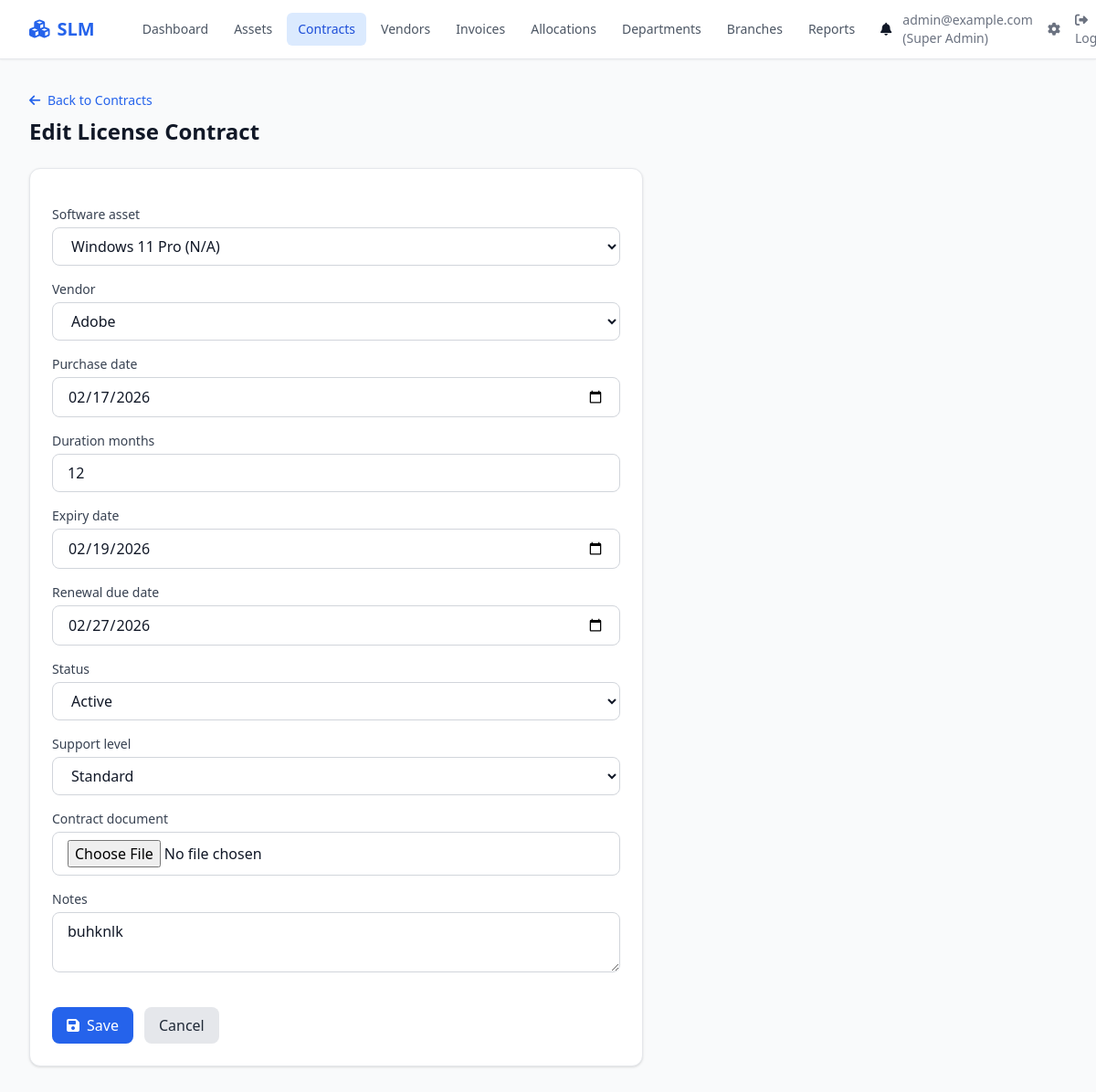
/contracts/2/edit/ (signed in), run on the app's committed database.
### slm/models/user.py (models this page shows, shortened)
class User(AbstractUser):
    username = None
    email = models.EmailField("email address", unique=True)
    role = models.CharField(max_length=30, choices=ROLE_CHOICES, default="it_staff")
    department = models.ForeignKey(
        Department, on_delete=models.SET_NULL, null=True, blank=True, related_name="users"
    )
    branch = models.ForeignKey(
        Branch, on_delete=models.SET_NULL, null=True, blank=True, related_name="users"
    )
    phone = models.CharField(max_length=30, blank=True)
    is_verified = models.BooleanField(default=False)
    created_at = models.DateTimeField(auto_now_add=True)
    updated_at = models.DateTimeField(auto_now=True)
    USERNAME_FIELD = "email"
    REQUIRED_FIELDS = ["first_name", "last_name"]
    objects = UserManager()
    class Meta:
        ordering = ["email"]
    @property
    def can_edit_finance(self):
        return self.role in ("super_admin", "finance_manager", "accounts_officer")
    @property
    def can_edit_assets(self):
        return self.role in ("super_admin", "it_manager", "it_staff")

### slm/models/software.py (models this page shows, shortened)
class LicenseContract(models.Model):
    STATUS_CHOICES = [
        ("active", "Active"),
        ("expired", "Expired"),
        ("pending_renewal", "Pending Renewal"),
        ("cancelled", "Cancelled"),
    ]
    SUPPORT_LEVELS = [
        ("standard", "Standard"),
        ("premium", "Premium"),
        ("enterprise", "Enterprise"),
        ("none", "None"),
    ]
    software_asset = models.ForeignKey(
        SoftwareAsset, on_delete=models.CASCADE, related_name="contracts"
    )
    vendor = models.ForeignKey(
        Vendor, on_delete=models.SET_NULL, null=True, blank=True, related_name="contracts"
    )
    purchase_date = models.DateField()
    duration_months = models.PositiveIntegerField(default=12)
    expiry_date = models.DateField(null=True, blank=True)  # Can be auto-calculated
    renewal_due_date = models.DateField(null=True, blank=True)
    status = models.CharField(max_length=30, choices=STATUS_CHOICES, default="active", db_index=True)
    support_level = models.CharField(max_length=30, choices=SUPPORT_LEVELS, default="standard")
    contract_document = models.FileField(upload_to="contracts/%Y/%m/", blank=True, null=True)
    notes = models.TextField(blank=True)
    created_at = models.DateTimeField(auto_now_add=True)
    updated_at = models.DateTimeField(auto_now=True)
    class Meta:
        ordering = ["-expiry_date", "-renewal_due_date"]

### slm/views.py (the view, shortened to what this page needs)
# urls.py: path("contracts/<int:pk>/edit/", views.ContractUpdateView.as_view(), name="contract_edit"),
class ContractUpdateView(LoginRequiredMixin, UpdateView):
    model = LicenseContract
    form_class = LicenseContractForm
    template_name = "slm/contract_form.html"
    context_object_name = "contract"
    success_url = reverse_lazy("slm:contract_list")

### slm/models/software.py (called while the page is built)
    def __str__(self):
        return f"{self.name} ({self.version or 'N/A'})"

### slm/models/vendor.py (called while the page is built)
    def __str__(self):
        return self.company_name

### templates/slm/contract_form.html (shortened to what this page needs)
{% extends "base.html" %}
{% block content %}
<div class="mb-6">
    <a href="{% url 'slm:contract_list' %}" class="text-primary-600 dark:text-primary-400 text-sm font-medium mb-2 inline-block"><i class="fas fa-arrow-left mr-1"></i> Back to Contracts</a>
    <h1 class="text-2xl font-bold text-gray-900 dark:text-white">{% if object %}Edit{% else %}Add{% endif %} License Contract</h1>
</div>
<div class="bg-white dark:bg-gray-800 rounded-xl shadow border border-gray-200 dark:border-gray-700 p-6 max-w-2xl">
    <form method="post" enctype="multipart/form-data" class="space-y-4">
        {% for field in form %}
        <div>
            <label for="{{ field.id_for_label }}" class="block text-sm font-medium text-gray-700 dark:text-gray-300 mb-1">{{ field.label }}</label>
            {{ field }}
        </div>
        {% endfor %}
        <div class="flex gap-3 pt-4">
            <button type="submit" class="px-4 py-2 bg-primary-600 text-white rounded-lg hover:bg-primary-700 font-medium"><i class="fas fa-save mr-2"></i>Save</button>
            <a href="{% url 'slm:contract_list' %}" class="px-4 py-2 bg-gray-200 dark:bg-gray-700 text-gray-800 dark:text-gray-200 rounded-lg hover:bg-gray-300 dark:hover:bg-gray-600 font-medium">Cancel</a>
        </div>
    </form>
</div>
{% endblock %}

### templates/base.html (shortened to what this page needs)
<!DOCTYPE html>
<html lang="en" class="{% if dark_mode %}dark{% endif %}">
<head>
    <script src="https://cdn.tailwindcss.com"></script>
    <link rel="stylesheet" href="https://cdnjs.cloudflare.com/ajax/libs/font-awesome/6.4.0/css/all.min.css">
</head>
<body class="bg-gray-50 dark:bg-gray-900 text-gray-900 dark:text-gray-100 min-h-screen">
    <nav class="bg-white dark:bg-gray-800 border-b border-gray-200 dark:border-gray-700 shadow-sm">
        <div class="max-w-7xl mx-auto px-4 sm:px-6 lg:px-8">
            <div class="flex justify-between h-16">
                <div class="flex items-center">
                    <a href="{% url 'slm:dashboard' %}" class="flex items-center gap-2 text-xl font-semibold text-primary-600 dark:text-primary-400">
                        <i class="fas fa-cubes"></i>
                        <span>SLM</span>
                    </a>
                    <div class="hidden md:flex ml-10 gap-1">
                        <a href="{% url 'slm:dashboard' %}" class="px-3 py-2 rounded-md text-sm font-medium {% if request.resolver_match.url_name == 'dashboard' %}bg-primary-100 dark:bg-primary-900/30 text-primary-700 dark:text-primary-300{% else %}text-gray-600 dark:text-gray-300 hover:bg-gray-100 dark:hover:bg-gray-700{% endif %}">Dashboard</a>
                        <a href="{% url 'slm:asset_list' %}" class="px-3 py-2 rounded-md text-sm font-medium {% if 'asset' in request.resolver_match.url_name %}bg-primary-100 dark:bg-primary-900/30 text-primary-700 dark:text-primary-300{% else %}text-gray-600 dark:text-gray-300 hover:bg-gray-100 dark:hover:bg-gray-700{% endif %}">Assets</a>
                        <a href="{% url 'slm:contract_list' %}" class="px-3 py-2 rounded-md text-sm font-medium {% if 'contract' in request.resolver_match.url_name %}bg-primary-100 dark:bg-primary-900/30 text-primary-700 dark:text-primary-300{% else %}text-gray-600 dark:text-gray-300 hover:bg-gray-100 dark:hover:bg-gray-700{% endif %}">Contracts</a>
                        <a href="{% url 'slm:vendor_list' %}" class="px-3 py-2 rounded-md text-sm font-medium {% if 'vendor' in request.resolver_match.url_name %}bg-primary-100 dark:bg-primary-900/30 text-primary-700 dark:text-primary-300{% else %}text-gray-600 dark:text-gray-300 hover:bg-gray-100 dark:hover:bg-gray-700{% endif %}">Vendors</a>
                        <a href="{% url 'slm:invoice_list' %}" class="px-3 py-2 rounded-md text-sm font-medium {% if 'invoice' in request.resolver_match.url_name %}bg-primary-100 dark:bg-primary-900/30 text-primary-700 dark:text-primary-300{% else %}text-gray-600 dark:text-gray-300 hover:bg-gray-100 dark:hover:bg-gray-700{% endif %}">Invoices</a>
                        <a href="{% url 'slm:allocation_list' %}" class="px-3 py-2 rounded-md text-sm font-medium {% if 'allocation' in request.resolver_match.url_name %}bg-primary-100 dark:bg-primary-900/30 text-primary-700 dark:text-primary-300{% else %}text-gray-600 dark:text-gray-300 hover:bg-gray-100 dark:hover:bg-gray-700{% endif %}">Allocations</a>
                        <a href="{% url 'slm:department_list' %}" class="px-3 py-2 rounded-md text-sm font-medium {% if 'department' in request.resolver_match.url_name %}bg-primary-100 dark:bg-primary-900/30 text-primary-700 dark:text-primary-300{% else %}text-gray-600 dark:text-gray-300 hover:bg-gray-100 dark:hover:bg-gray-700{% endif %}">Departments</a>
                        <a href="{% url 'slm:branch_list' %}" class="px-3 py-2 rounded-md text-sm font-medium {% if 'branch' in request.resolver_match.url_name %}bg-primary-100 dark:bg-primary-900/30 text-primary-700 dark:text-primary-300{% else %}text-gray-600 dark:text-gray-300 hover:bg-gray-100 dark:hover:bg-gray-700{% endif %}">Branches</a>
                        <a href="{% url 'slm:reports' %}" class="px-3 py-2 rounded-md text-sm font-medium {% if 'reports' in request.resolver_match.url_name %}bg-primary-100 dark:bg-primary-900/30 text-primary-700 dark:text-primary-300{% else %}text-gray-600 dark:text-gray-300 hover:bg-gray-100 dark:hover:bg-gray-700{% endif %}">Reports</a>
                        <a href="{% url 'slm:notification_list' %}" class="px-3 py-2 rounded-md text-sm font-medium relative">
                            <i class="fas fa-bell"></i>
                        </a>
                    </div>
                </div>
                <div class="flex items-center gap-4">
                    {% if user.is_authenticated %}
                    <span class="text-sm text-gray-500 dark:text-gray-400">{{ user.email }} ({{ user.get_role_display }})</span>
                    <a href="{% url 'admin:index' %}" class="text-sm text-gray-500 hover:text-primary-600"><i class="fas fa-cog"></i></a>
                    <a href="{% url 'logout' %}" class="text-sm text-gray-500 hover:text-red-600"><i class="fas fa-sign-out-alt"></i> Logout</a>
                    {% else %}
                    <a href="{% url 'login' %}" class="text-sm text-primary-600 dark:text-primary-400 font-medium">Sign in</a>
                    {% endif %}
                </div>
            </div>
        </div>
    </nav>
    <main class="max-w-7xl mx-auto px-4 sm:px-6 lg:px-8 py-8">
        {% block content %}{% endblock %}
    </main>
</body>
</html>

### data on the page
User: email "admin@example.com", role "Super Admin"
LicenseContract: form "Windows 11 Pro (N/A)" "Adobe" "02/17/2026" "12" "02/19/2026" "02/27/2026" "Active" "Standard" "buhknlk"

### other printed values
{{ field.label }} "Software asset" "Vendor" "Purchase date" "Duration months" "Expiry date" "Renewal due date" "Status" "Support level" "Contract document" "Notes"
